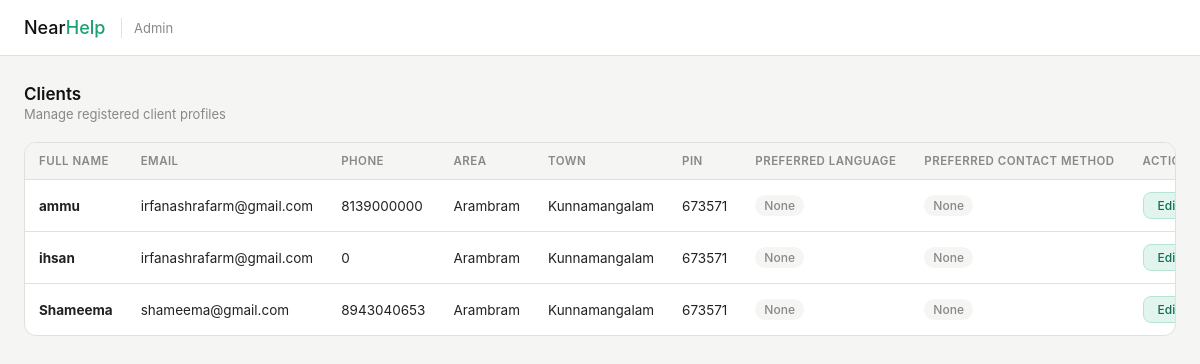
The page /Client_data_table on the database as committed earlier.
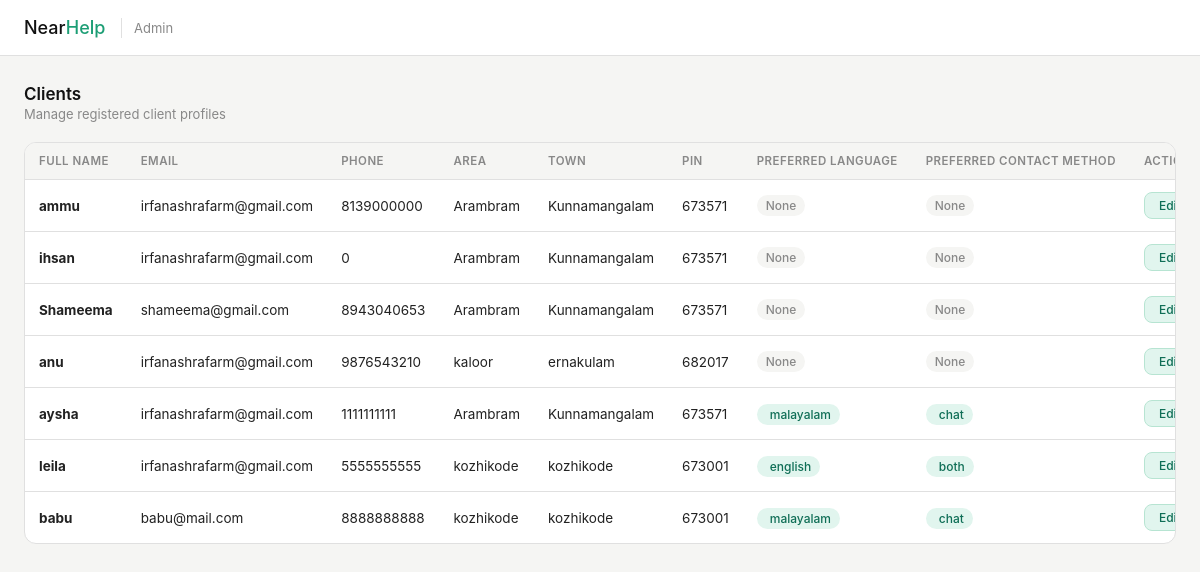
The same page on the database as committed later.
### projectnearhelpapp/models.py (models this page shows)
class Client_details(models.Model):
        user = models.OneToOneField(settings.AUTH_USER_MODEL, on_delete=models.CASCADE , related_name='client_details' , null=True, blank=True)
        Fullname = models.CharField(max_length=50)
        Phone_number = models.CharField()
        Email = models.CharField()
        Area = models.CharField()
        Town = models.CharField()
        Pin = models.IntegerField()
        Password = models.CharField(max_length=128)
        Preferred_language = models.CharField(max_length=50 , null=True, blank=True)
        Preferred_contact_method = models.CharField(max_length=50 , null=True, blank=True)
        Photo = models.ImageField(upload_to="photos/client_photos/" , blank=True, null=True)

### projectnearhelpapp/views.py (the view)
# urls.py: path('Client_data_table',views.Client_data_table,name='Client_data_table'),
def Client_data_table(request):
    alldata = Client_details.objects.all()
    return render(request,'admin_dashboard/client_data_table.html',{'clientdata':alldata})

### projectnearhelpapp/templates/admin_dashboard/client_data_table.html (shortened to what this page needs)
<!DOCTYPE html>
<html lang="en">
    <head>
        {% load static %}
        <link rel="stylesheet"
            href="https://cdn.jsdelivr.net/npm/@tabler/icons-webfont@latest/tabler-icons.min.css">
        <link rel="stylesheet"
            href="{% static 'css/admin_dashboard/client_data_table.css' %}">
    </head>
    <body>
        <nav>
            <a class="logo" href="#">Near<span>Help</span></a>
            <span class="nav-label">Admin</span>
        </nav>
        <div class="page">
            <div class="page-header">
                <div>
                    <div class="page-title">Clients</div>
                    <div class="page-subtitle">Manage registered client
                        profiles</div>
                </div>
            </div>
            <div class="table-card">
                <div class="table-wrapper">
                    <table>
                        <thead>
                            <tr>
                                <th>Full Name</th>
                                <th>Email</th>
                                <th>Phone</th>
                                <th>Area</th>
                                <th>Town</th>
                                <th>PIN</th>
                                <th>Preferred Language</th>
                                <th>Preferred Contact Method</th>
                                <th>Actions</th>
                            </tr>
                        </thead>
                        <tbody>
                            {% for i in clientdata %}
                            <tr>
                                <td><strong>{{ i.Fullname }}</strong></td>
                                <td>{{ i.Email }}</td>
                                <td>{{ i.Phone_number }}</td>
                                <td>{{ i.Area }}</td>
                                <td>{{ i.Town }}</td>
                                <td>{{ i.Pin }}</td>
                                <td>
                                    {% if i.Preferred_language %}
                                    <span class="chip chip-available">
                                        {{ i.Preferred_language }}
                                    </span>
                                    {% else %}
                                    <span
                                        class="chip chip-unavailable">None</span>
                                    {% endif %} </td>
                                <td>
                                    {% if i.Preferred_contact_method %}
                                    <span class="chip chip-available">
                                        {{ i.Preferred_contact_method }}
                                    </span>
                                    {% else %}
                                    <span
                                        class="chip chip-unavailable">None</span>
                                    {% endif %}
                                </td>
                                <td>
                                    <div class="actions">
                                        <a
                                            href="{% url 'Edit_client_data_table' i.id %}"
                                            class="btn-action btn-edit">
                                             Edit
                                        </a>
                                    </div>
                                </td>
                            </tr>
                            {% endfor %}
                        </tbody>
                    </table>
                </div>
            </div>
        </div>
    </body>
</html>

### static/css/admin_dashboard/client_data_table.css (style rules this page uses)
* { box-sizing: border-box; margin: 0; padding: 0; }
body { font-family: -apple-system, BlinkMacSystemFont, 'Segoe UI', Roboto, sans-serif; background: #f5f5f3; color: #111; min-height: 100vh; }
nav { height: 56px; background: #fff; border-bottom: 0.5px solid #e0e0e0; display: flex; align-items: center; padding: 0 24px; position: sticky; top: 0; z-index: 100; gap: 12px; }
.logo { font-size: 18px; font-weight: 500; color: #111; text-decoration: none; }
.logo span { color: #1D9E75; }
.nav-label { font-size: 13px; color: #888; font-weight: 400; }
.page { max-width: 1400px; margin: 0 auto; padding: 28px 24px 48px; }
.page-header { display: flex; align-items: center; justify-content: space-between; margin-bottom: 20px; }
.page-title { font-size: 17px; font-weight: 600; color: #111; }
.page-subtitle { font-size: 13px; color: #888; margin-top: 2px; }
.table-card { background: #fff; border: 0.5px solid #e0e0e0; border-radius: 12px; overflow: hidden; }
.table-wrapper { overflow-x: auto; }
table { width: 100%; border-collapse: collapse; font-size: 13.5px; }
thead tr { background: #f5f5f3; border-bottom: 0.5px solid #e0e0e0; }
th { padding: 11px 14px; text-align: left; font-size: 11.5px; font-weight: 600; color: #888; text-transform: uppercase; letter-spacing: 0.04em; white-space: nowrap; }
tbody tr { border-bottom: 0.5px solid #e0e0e0; transition: background 0.12s; }
tbody tr:last-child { border-bottom: none; }
td { padding: 12px 14px; color: #222; vertical-align: middle; white-space: nowrap; }
.chip { display: inline-flex; align-items: center; gap: 4px; padding: 3px 9px; border-radius: 999px; font-size: 12px; font-weight: 500; white-space: nowrap; }
.chip-available { background: #E1F5EE; color: #0F6E56; }
.chip-unavailable { background: #f5f5f3; color: #888; }
.actions { display: flex; gap: 6px; align-items: center; }
.btn-action { display: inline-flex; align-items: center; gap: 4px; padding: 5px 10px; border-radius: 8px; font-size: 12px; font-weight: 500; text-decoration: none; border: 0.5px solid transparent; cursor: pointer; transition: background 0.12s, border-color 0.12s; white-space: nowrap; }
.btn-edit { background: #E1F5EE; color: #0F6E56; border-color: #b7e4d2; }

Rows that differ between the two databases and show on the page:
added Client_details: Fullname "anu", Email "irfanashrafarm@gmail.com", Phone_number "9876543210", Area "kaloor", Town "ernakulam", Pin "682017", shows "None"
added Client_details: Fullname "aysha", Email "irfanashrafarm@gmail.com", Phone_number "1111111111", Area "Arambram", Town "Kunnamangalam", Pin "673571", Preferred_language "malayalam", Preferred_contact_method "chat"
added Client_details: Fullname "leila", Email "irfanashrafarm@gmail.com", Phone_number "5555555555", Area "kozhikode", Town "kozhikode", Pin "673001", Preferred_language "english", Preferred_contact_method "both"
added Client_details: Fullname "babu", Email "babu@mail.com", Phone_number "8888888888", Area "kozhikode", Town "kozhikode", Pin "673001", Preferred_language "malayalam", Preferred_contact_method "chat"
